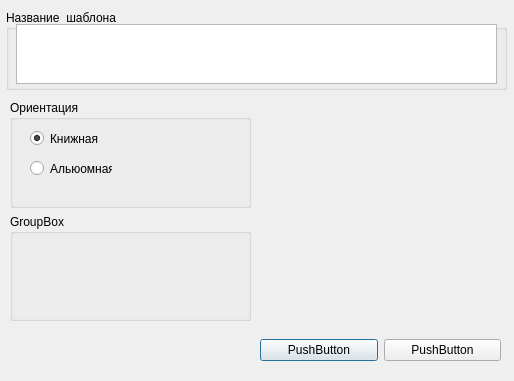
<?xml version="1.0" encoding="UTF-8"?>
<ui version="4.0">
 <class>AddTemplate</class>
 <widget class="QDialog" name="AddTemplate">
  <property name="geometry">
   <rect>
    <x>0</x>
    <y>0</y>
    <width>514</width>
    <height>381</height>
   </rect>
  </property>
  <property name="windowTitle">
   <string>Создание нового пользовательского шаблона</string>
  </property>
  <widget class="QGroupBox" name="groupBox_3">
   <property name="geometry">
    <rect>
     <x>6</x>
     <y>10</y>
     <width>501</width>
     <height>80</height>
    </rect>
   </property>
   <property name="title">
    <string>Название  шаблона</string>
   </property>
   <widget class="QWidget" name="horizontalLayoutWidget">
    <property name="geometry">
     <rect>
      <x>10</x>
      <y>14</y>
      <width>481</width>
      <height>60</height>
     </rect>
    </property>
    <layout class="QHBoxLayout" name="horizontalLayout">
     <item>
      <widget class="QPlainTextEdit" name="plainTextEdit">
       <property name="centerOnScroll">
        <bool>true</bool>
       </property>
      </widget>
     </item>
    </layout>
   </widget>
  </widget>
  <widget class="QWidget" name="verticalLayoutWidget_2">
   <property name="geometry">
    <rect>
     <x>260</x>
     <y>100</y>
     <width>241</width>
     <height>221</height>
    </rect>
   </property>
   <layout class="QVBoxLayout" name="verticalLayout_2">
    <item>
     <widget class="QLabel" name="label">
      <property name="text">
       <string/>
      </property>
     </widget>
    </item>
   </layout>
  </widget>
  <widget class="QWidget" name="horizontalLayoutWidget_2">
   <property name="geometry">
    <rect>
     <x>260</x>
     <y>330</y>
     <width>241</width>
     <height>41</height>
    </rect>
   </property>
   <layout class="QHBoxLayout" name="horizontalLayout_2">
    <item>
     <widget class="QPushButton" name="pushButton_2">
      <property name="text">
       <string>PushButton</string>
      </property>
     </widget>
    </item>
    <item>
     <widget class="QPushButton" name="pushButton">
      <property name="text">
       <string>PushButton</string>
      </property>
     </widget>
    </item>
   </layout>
  </widget>
  <widget class="QWidget" name="gridLayoutWidget">
   <property name="geometry">
    <rect>
     <x>10</x>
     <y>100</y>
     <width>241</width>
     <height>221</height>
    </rect>
   </property>
   <layout class="QGridLayout" name="gridLayout">
    <item row="0" column="0">
     <widget class="QGroupBox" name="groupBox">
      <property name="title">
       <string>Ориентация</string>
      </property>
      <widget class="QRadioButton" name="radioButton">
       <property name="geometry">
        <rect>
         <x>20</x>
         <y>30</y>
         <width>82</width>
         <height>17</height>
        </rect>
       </property>
       <property name="text">
        <string>Книжная</string>
       </property>
       <property name="checked">
        <bool>true</bool>
       </property>
      </widget>
      <widget class="QRadioButton" name="radioButton_2">
       <property name="geometry">
        <rect>
         <x>20</x>
         <y>60</y>
         <width>82</width>
         <height>17</height>
        </rect>
       </property>
       <property name="text">
        <string>Альюомная</string>
       </property>
      </widget>
     </widget>
    </item>
    <item row="1" column="0">
     <widget class="QGroupBox" name="groupBox_2">
      <property name="title">
       <string>GroupBox</string>
      </property>
     </widget>
    </item>
   </layout>
  </widget>
 </widget>
 <resources/>
 <connections/>
</ui>
